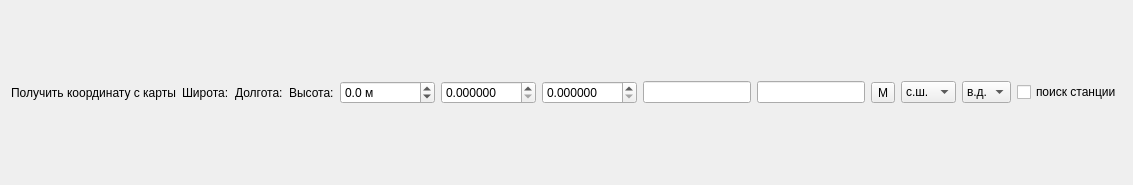
<?xml version="1.0" encoding="UTF-8"?>
<ui version="4.0">
 <class>GeoPointEditor</class>
 <widget class="QWidget" name="GeoPointEditor">
  <property name="geometry">
   <rect>
    <x>0</x>
    <y>0</y>
    <width>1133</width>
    <height>185</height>
   </rect>
  </property>
  <property name="sizePolicy">
   <sizepolicy hsizetype="Expanding" vsizetype="Expanding">
    <horstretch>0</horstretch>
    <verstretch>0</verstretch>
   </sizepolicy>
  </property>
  <property name="windowTitle">
   <string>Географическая координата</string>
  </property>
  <layout class="QHBoxLayout" name="horizontalLayout">
   <item>
    <widget class="QLabel" name="mapLabel">
     <property name="text">
      <string>Получить координату с карты</string>
     </property>
    </widget>
   </item>
   <item>
    <widget class="QLabel" name="latLabel">
     <property name="text">
      <string>Широта:</string>
     </property>
     <property name="buddy">
      <cstring>latSpin</cstring>
     </property>
    </widget>
   </item>
   <item>
    <widget class="QLabel" name="lonLabel">
     <property name="text">
      <string>Долгота:</string>
     </property>
     <property name="buddy">
      <cstring>lonSpin</cstring>
     </property>
    </widget>
   </item>
   <item>
    <widget class="QLabel" name="altLabel">
     <property name="text">
      <string>Высота:</string>
     </property>
     <property name="buddy">
      <cstring>lonSpin</cstring>
     </property>
    </widget>
   </item>
   <item>
    <widget class="QDoubleSpinBox" name="altSpin">
     <property name="sizePolicy">
      <sizepolicy hsizetype="MinimumExpanding" vsizetype="Fixed">
       <horstretch>0</horstretch>
       <verstretch>0</verstretch>
      </sizepolicy>
     </property>
     <property name="toolTip">
      <string>Высота</string>
     </property>
     <property name="suffix">
      <string> м</string>
     </property>
     <property name="decimals">
      <number>1</number>
     </property>
     <property name="minimum">
      <double>-1000.000000000000000</double>
     </property>
     <property name="maximum">
      <double>999999.000000000000000</double>
     </property>
    </widget>
   </item>
   <item>
    <widget class="QDoubleSpinBox" name="latSpin">
     <property name="sizePolicy">
      <sizepolicy hsizetype="MinimumExpanding" vsizetype="Fixed">
       <horstretch>0</horstretch>
       <verstretch>0</verstretch>
      </sizepolicy>
     </property>
     <property name="toolTip">
      <string>Широта</string>
     </property>
     <property name="decimals">
      <number>6</number>
     </property>
     <property name="minimum">
      <double>0.000000000000000</double>
     </property>
     <property name="maximum">
      <double>90.000000000000000</double>
     </property>
    </widget>
   </item>
   <item>
    <widget class="QDoubleSpinBox" name="lonSpin">
     <property name="sizePolicy">
      <sizepolicy hsizetype="MinimumExpanding" vsizetype="Fixed">
       <horstretch>0</horstretch>
       <verstretch>0</verstretch>
      </sizepolicy>
     </property>
     <property name="toolTip">
      <string>Долгота</string>
     </property>
     <property name="decimals">
      <number>6</number>
     </property>
     <property name="maximum">
      <double>180.000000000000000</double>
     </property>
    </widget>
   </item>
   <item>
    <widget class="CoordEdit" name="lonEdit">
     <property name="maximum" stdset="0">
      <double>180.000000000000000</double>
     </property>
    </widget>
   </item>
   <item>
    <widget class="CoordEdit" name="latEdit">
     <property name="maximum" stdset="0">
      <double>90.000000000000000</double>
     </property>
    </widget>
   </item>
   <item>
    <widget class="QToolButton" name="mapBtn">
     <property name="toolTip">
      <string>Указать координату на карте</string>
     </property>
     <property name="text">
      <string>M</string>
     </property>
     <property name="icon">
      <iconset>
       <normaloff>:/meteo/icons/tools/center.png</normaloff>:/meteo/icons/tools/center.png</iconset>
     </property>
     <property name="checkable">
      <bool>true</bool>
     </property>
    </widget>
   </item>
   <item>
    <widget class="QComboBox" name="latCombo">
     <property name="minimumSize">
      <size>
       <width>0</width>
       <height>0</height>
      </size>
     </property>
     <item>
      <property name="text">
       <string>с.ш.</string>
      </property>
     </item>
     <item>
      <property name="text">
       <string>ю.ш.</string>
      </property>
     </item>
    </widget>
   </item>
   <item>
    <widget class="QComboBox" name="lonCombo">
     <property name="minimumSize">
      <size>
       <width>0</width>
       <height>0</height>
      </size>
     </property>
     <item>
      <property name="text">
       <string>в.д.</string>
      </property>
     </item>
     <item>
      <property name="text">
       <string>з.д.</string>
      </property>
     </item>
    </widget>
   </item>
   <item>
    <widget class="QCheckBox" name="searchCheck">
     <property name="text">
      <string>поиск станции</string>
     </property>
    </widget>
   </item>
  </layout>
 </widget>
 <customwidgets>
  <customwidget>
   <class>CoordEdit</class>
   <extends>QLineEdit</extends>
   <header location="global">meteo/commons/ui/custom/coordedit.h</header>
  </customwidget>
 </customwidgets>
 <tabstops>
  <tabstop>latSpin</tabstop>
  <tabstop>latEdit</tabstop>
  <tabstop>latCombo</tabstop>
  <tabstop>lonSpin</tabstop>
  <tabstop>lonEdit</tabstop>
  <tabstop>altSpin</tabstop>
  <tabstop>mapBtn</tabstop>
 </tabstops>
 <resources/>
 <connections/>
</ui>
